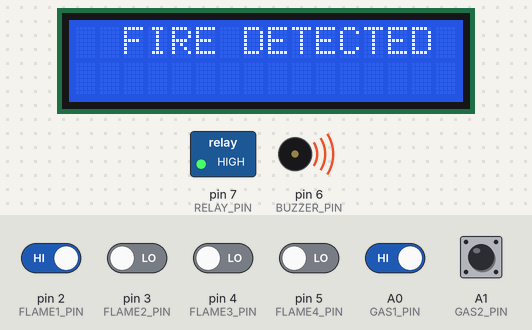
Bench run of a sketch on a simulated Arduino Uno, built with avr-gcc and run on an emulated ATmega328P. Parts: 16×2 character LCD, switched loads named in the sketch (green lamp = pin HIGH), buzzer (waves = sounding, pin HIGH). The test bench sets the inputs (shaded band); at power-on: A0 (GAS1_PIN), A1 (GAS2_PIN), pin 2 (FLAME1_PIN) HIGH, pin 3 (FLAME2_PIN), pin 4 (FLAME3_PIN), pin 5 (FLAME4_PIN) LOW. What the sketch prints to the serial monitor is not drawn.

Above: at 2.2 s.
2.3 s: A0 (GAS1_PIN) driven LOW
At 7.3 s:
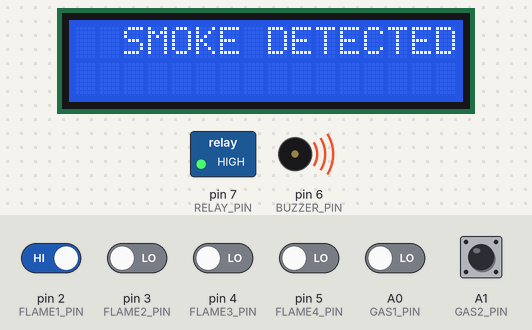
11.5 s: A0 (GAS1_PIN) driven HIGH
17.5 s: pin 2 (FLAME1_PIN) driven LOW
23.5 s: pin 2 (FLAME1_PIN) driven HIGH and pin 3 (FLAME2_PIN) driven HIGH and pin 4 (FLAME3_PIN) driven HIGH and pin 5 (FLAME4_PIN) driven HIGH and A0 (GAS1_PIN) driven LOW
At 29.9 s:
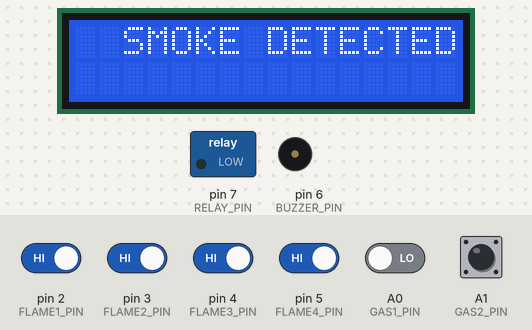
34.3 s: A0 (GAS1_PIN) driven HIGH
At 36.5 s:
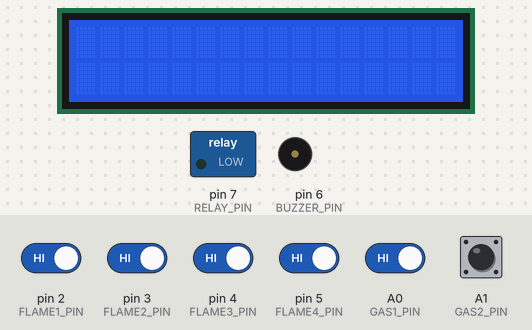
Timing chart, 0 to 38.0 s (numbered marks = the images above; inputs shaded):
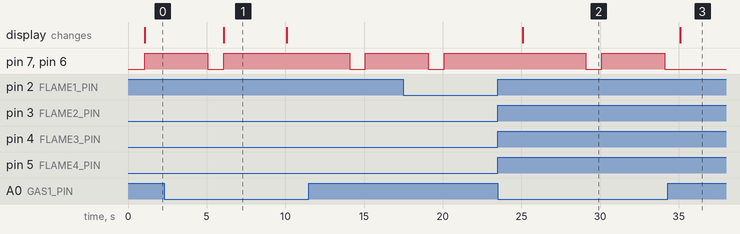

Measured:
- after the input at 2.3 s, pin 7 (RELAY_PIN), pin 6 (BUZZER_PIN): goes on until 6.1 s, then stays HIGH; the display: changes after 3.8 s (image 1)
- after the input at 23.5 s, pin 7 (RELAY_PIN), pin 6 (BUZZER_PIN): HIGH → LOW after 5.6 s, → HIGH 1.0 s later, → LOW 4.0 s later; the display: changes after 1.6 s (image 2)
- after the input at 34.3 s, pin 7 (RELAY_PIN), pin 6 (BUZZER_PIN): stays LOW (without the input it goes to HIGH after 0.81 s); the display: changes after 0.81 s (image 3)
- what the display in image 1 shows lasts 4.0 s, from 6.1 s to 10.1 s

The sketch:

ITSL04-CODE.ino
```cpp
#include <LiquidCrystal.h>
LiquidCrystal lcd(13, 12, 11, 10, 9, 8);

#include "gsm.h"
#define FLAME1_PIN 2
#define FLAME2_PIN 3
#define FLAME3_PIN 4
#define FLAME4_PIN 5
#define GAS1_PIN A0
#define GAS2_PIN A1
#define BUZZER_PIN 6
#define RELAY_PIN 7

void gsm(String number, String data);
void setup()
{
  Serial.begin(9600);
  Serial.print("FIRE EXTINGUISHER");
  lcd.begin(16, 2);
  lcd.setCursor(0, 0);
  lcd.print(" FIRE ");
  lcd.setCursor(0, 1);
  lcd.print("    EXTINGUISHER");
  pinMode(FLAME1_PIN, INPUT);
  pinMode(FLAME2_PIN, INPUT);
  pinMode(FLAME3_PIN, INPUT);
  pinMode(FLAME4_PIN, INPUT);
  pinMode(GAS1_PIN, INPUT);
  pinMode(GAS2_PIN, INPUT);
  pinMode(BUZZER_PIN, OUTPUT);
  pinMode(RELAY_PIN, OUTPUT);
  digitalWrite(BUZZER_PIN, LOW);
  digitalWrite(RELAY_PIN, LOW);
  delay(1000);
}

void loop()
{
  int FLAME1_DATA = digitalRead(FLAME1_PIN);
  Serial.println(FLAME1_PIN);
  int FLAME2_DATA = digitalRead(FLAME2_PIN);
  int FLAME3_DATA = digitalRead(FLAME3_PIN);
  int FLAME4_DATA = digitalRead(FLAME4_PIN);
  int GAS1_DATA = digitalRead(GAS1_PIN);
 Serial.println(GAS1_PIN);
  int GAS2_DATA = digitalRead(GAS2_PIN);

  lcd.clear();
  if (GAS1_DATA == 0 || GAS2_DATA == 0)
  {
    Serial.print("--SMOKE DETECTED--");
    lcd.setCursor(0, 0);
    lcd.print("  SMOKE DETECTED  ");
    digitalWrite(BUZZER_PIN, HIGH);
    digitalWrite(RELAY_PIN, HIGH);
    gsm("7339011809", "SMOKE DETECTED");
  }

  if (GAS1_DATA == 1 || GAS2_DATA == 1)
  {
    digitalWrite(BUZZER_PIN, LOW);
    digitalWrite(RELAY_PIN, LOW);
  }

  if (FLAME1_DATA == 0 || FLAME2_DATA == 0 || FLAME3_DATA == 0 || FLAME4_DATA == 0)
  {
    Serial.print("--FIRE DETECTED--");
    lcd.setCursor(0, 0);
    lcd.print("  FIRE DETECTED  ");
    digitalWrite(BUZZER_PIN, HIGH);
    digitalWrite(RELAY_PIN, HIGH);
    gsm("7339011809", "FIRE DETECTED");
  }

  if (FLAME1_DATA == 1 || FLAME2_DATA == 1 || FLAME3_DATA == 1 || FLAME4_DATA == 1)
  {

    digitalWrite(BUZZER_PIN, LOW);
    digitalWrite(RELAY_PIN, LOW);
  }
  delay(1000);
}
```

gsm.h
```cpp
#ifndef GSM_H
#define GSM_H

void gsm(String number, String data)
{

  Serial.println("AT");
  delay(1000);
  Serial.println("AT+CMGF=1");
  delay(1000);
  Serial.println("AT+CMGS=\"+91" + String(number) + "\"\r");
  delay(1000);
  Serial.println(data);
  Serial.print("https://www.google.com/maps/");
  //  Serial.print(lat3,5);
  Serial.print("13.0461006");
  Serial.print(",");
  //  Serial.print(lon3,5);
  Serial.print("80.2209664");

  delay(1000);
  Serial.write(char(26));
  ////  lcd.setCursor(9, 1);
  ////  lcd.print("   ");  delay(1000);
}

#endif
```
